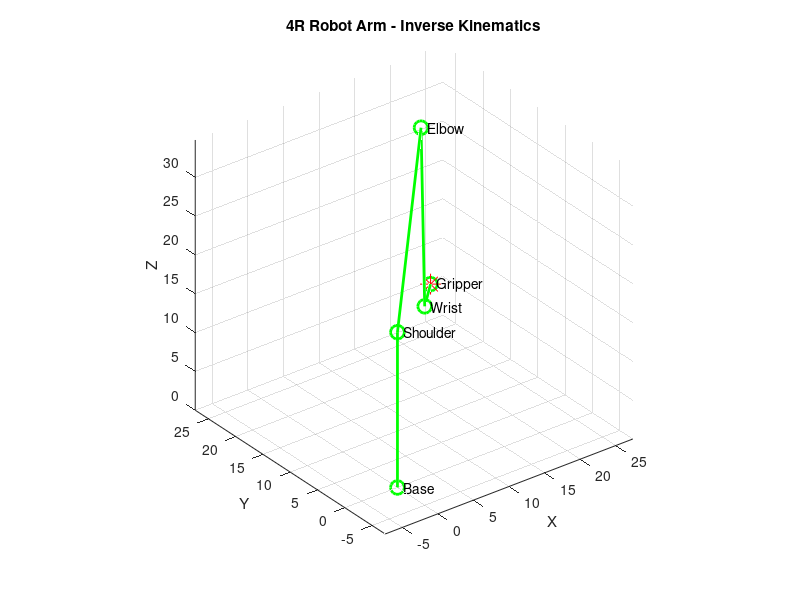

MATLAB code for this plot:
%---------------------------------------
% Inverse Kinematics for Spatial 4R robot
% Base + Shoulder + Elbow + Wrist + Gripper
% Adapted from B5XRO base code (Kong, 2023)
%---------------------------------------

% Link parameters
d_1 = 20;   % Base height (mm)
l_1 = 25;   % Shoulder to elbow
l_2 = 25;   % Elbow to wrist
l_3 = 5;    % Wrist to gripper tip (gripper length)

%---------------------------------------
% Target pose : position + gripper orientation
%---------------------------------------
x_target = 20;
y_target = 20;
z_target = 10;

% Gripper approach vector (vertical = pointing down to grab a flat letter)
% If gripper points straight down : ux=0, uy=0, uz=-1
ux = x_target / sqrt(x_target^2 + y_target^2);
uy = y_target / sqrt(x_target^2 + y_target^2);
uz = 0;

%---------------------------------------
% Step 1 : Compute wrist center (subtract gripper offset from target)
%---------------------------------------
x = x_target - l_3 * ux;
y = y_target - l_3 * uy;
z = z_target - l_3 * uz;

%---------------------------------------
% Step 2 : Solve theta_1 (base rotation)
%---------------------------------------
xp = sqrt(x^2 + y^2);
zp = z - d_1;

ctheta_1 = x / xp;
stheta_1 = y / xp;
theta_1 = atan2(stheta_1, ctheta_1);

%---------------------------------------
% Step 3 : Solve theta_3 (elbow)
%---------------------------------------
ctheta_3 = (xp^2 + zp^2 - l_1^2 - l_2^2) / (2 * l_1 * l_2);

% Check reachability
if ctheta_3 > 1
    error('Target is out of reach for the robot.');
end
if ctheta_3 < -1
    error('Target is too close for the robot.');
end

% Elbow up configuration
stheta_3 = -sqrt(1 - ctheta_3^2);
% For elbow down : stheta_3 = sqrt(1 - ctheta_3^2);
theta_3 = atan2(stheta_3, ctheta_3);

%---------------------------------------
% Step 4 : Solve theta_2 (shoulder)
%---------------------------------------
sbeta = zp / sqrt(xp^2 + zp^2);
cbeta = xp / sqrt(xp^2 + zp^2);
beta  = atan2(sbeta, cbeta);

cpsi = (xp^2 + zp^2 + l_1^2 - l_2^2) / (2 * l_1 * sqrt(xp^2 + zp^2));
spsi = (l_2 * stheta_3) / sqrt(xp^2 + zp^2);
psi  = atan2(spsi, cpsi);

theta_2 = beta - psi;

%---------------------------------------
% Step 5 : Solve theta_4 (wrist)
% Compensates shoulder + elbow to keep gripper orientation constant
%---------------------------------------
theta_4 = -(theta_2 + theta_3) + pi/2;

%---------------------------------------
% Display results
%---------------------------------------
fprintf('--- Joint Angles ---\n');
fprintf('theta_1 (base)     : %.2f deg\n', rad2deg(theta_1));
fprintf('theta_2 (shoulder) : %.2f deg\n', rad2deg(theta_2));
fprintf('theta_3 (elbow)    : %.2f deg\n', rad2deg(theta_3));
fprintf('theta_4 (wrist)    : %.2f deg\n', rad2deg(theta_4));

%---------------------------------------
% Forward kinematics : compute joint positions for plot
%---------------------------------------
O_1 = [0, 0, 0];
O_2 = [0, 0, d_1];

O_3 = O_2 + l_1 * [cos(theta_2)*cos(theta_1), ...
                    cos(theta_2)*sin(theta_1), ...
                    sin(theta_2)];

O_4 = O_3 + l_2 * [cos(theta_2 + theta_3)*cos(theta_1), ...
                    cos(theta_2 + theta_3)*sin(theta_1), ...
                    sin(theta_2 + theta_3)];

% Gripper tip (end effector)
P = O_4 + l_3 * [ux, uy, uz];

%---------------------------------------
% Plot
%---------------------------------------
points  = [O_1; O_2; O_3; O_4; P];
XX = points(:,1)';
YY = points(:,2)';
ZZ = points(:,3)';

figure;
plot3(XX, YY, ZZ, 'g-o', 'LineWidth', 2, 'MarkerSize', 10);
hold on;

% Highlight target
plot3(x_target, y_target, z_target, 'r*', 'MarkerSize', 15);

% Labels
labels = {'Base', 'Shoulder', 'Elbow', 'Wrist', 'Gripper'};
for i = 1:5
    text(XX(i), YY(i), ZZ(i), ['  ' labels{i}]);
end

xlabel('X'); ylabel('Y'); zlabel('Z');
title('4R Robot Arm - Inverse Kinematics');
grid on; axis equal;
hold off;
